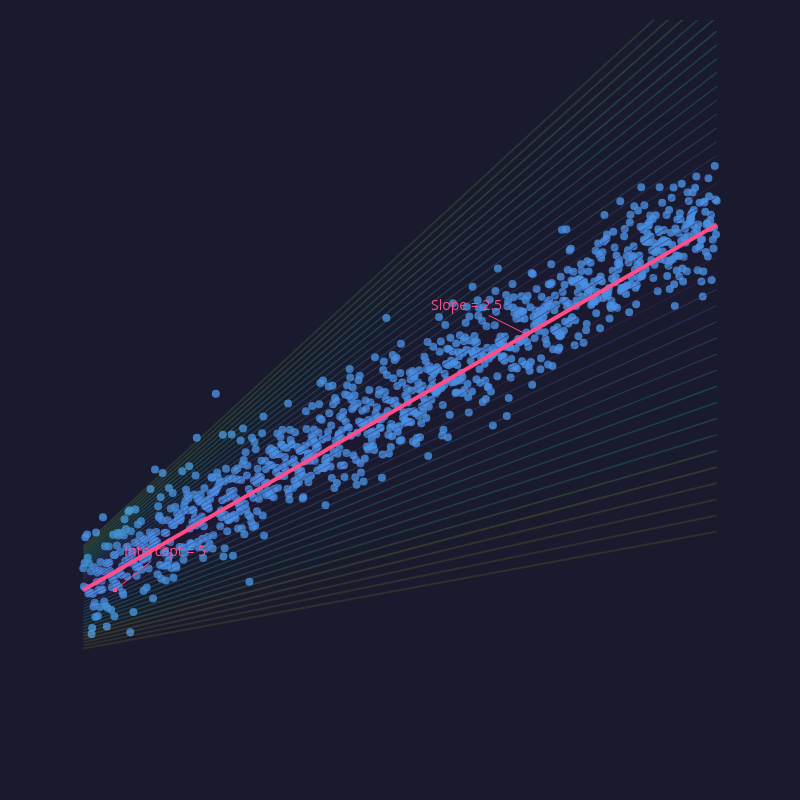

Write notebook code for a chart like this one.
### Code cell
import plotly.graph_objects as go
import numpy as np
from plotly.colors import sequential

# --- 1. Generate Synthetic Data ---
# True parameters for the underlying linear relationship
true_m = 2.5
true_b = 5

# Generate x values
np.random.seed(42)  # for reproducibility
X = np.linspace(0, 10, 1000)

# Generate y values with some random noise
noise = np.random.normal(0, 2, X.shape)
y_true = true_m * X + true_b + 0.5
y = y_true + noise

# --- 2. Simulate Linear Regression Optimization ---

# Define the number of steps for lines from each direction
num_steps_per_side = 20

# --- Parameters starting ABOVE the true line ---
initial_m_above = 4.0
initial_b_above = 8.0

slopes_above = np.linspace(initial_m_above, true_m, num_steps_per_side)
intercepts_above = np.linspace(initial_b_above, true_b, num_steps_per_side)

# --- Parameters starting BELOW the true line ---
initial_m_below = 0.8
initial_b_below = 1.0

slopes_below = np.linspace(initial_m_below, true_m, num_steps_per_side)
intercepts_below = np.linspace(initial_b_below, true_b, num_steps_per_side)

# Combine all generated slopes and intercepts
all_slopes = np.concatenate((slopes_above, slopes_below))
all_intercepts = np.concatenate((intercepts_above, intercepts_below))

# --- Calculate distance and sort lines ---
line_data = []
for m, b in zip(all_slopes, all_intercepts):
    distance = np.abs(m - true_m) + np.abs(b - true_b)
    line_data.append({'m': m, 'b': b, 'distance': distance})

# Sort lines by their distance to the true line (closest last)
line_data.sort(key=lambda x: x['distance'])

total_lines = len(line_data)

# --- 3. Plotting with Plotly ---

fig = go.Figure()

# Plot the original scattered data points
fig.add_trace(go.Scatter(
    x=X, y=y,
    mode='markers',
    marker=dict(color='#4A90E2', size=8, opacity=0.8),
    name='Data Points'
))

# We'll use the Viridis colorscale which is built into Plotly
cmap = sequential.Viridis

def get_color_from_cmap(i, total, cmap_scale):
    """Maps an index 'i' to a color in a Plotly colorscale."""
    scale_point = i / (total - 1)
    color_index = int(scale_point * (len(cmap_scale) - 1))
    return cmap_scale[color_index]

# Plot the iterative regression lines
for i, line_info in enumerate(line_data):
    current_m = line_info['m']
    current_b = line_info['b']
    y_pred = current_m * X + current_b

    # Calculate alpha (opacity) and line width, similar to the matplotlib version
    alpha_max_for_far = 0.6
    alpha_min_for_close = 0.1
    alpha = alpha_max_for_far - (i / (total_lines - 1)) * (alpha_max_for_far - alpha_min_for_close)

    lw = 0.7 + (i / total_lines) * 1.3

    line_color = get_color_from_cmap(i, total_lines, cmap)

    fig.add_trace(go.Scatter(
        x=X, y=y_pred,
        mode='lines',
        line=dict(color=line_color, width=lw),
        opacity=alpha,
        name=f'Iteration {i}',
        hoverinfo='none'  # Hide hover tooltips for the iterative lines
    ))

# Plot the final, "optimized" (true) regression line prominently
fig.add_trace(go.Scatter(
    x=X, y=true_m * X + true_b,
    mode='lines',
    line=dict(color='#FF4D8B', width=4),
    name='Best fit regression line'
))

# --- 4. Customize the Plot Layout ---
fig.update_layout(
    showlegend=False,
    plot_bgcolor='#1A1A2E',
    paper_bgcolor='#1A1A2E',
    xaxis=dict(
        showgrid=False,
        zeroline=False,
        visible=False,
        range=[X.min() - 1, X.max() + 1]
    ),
    yaxis=dict(
        showgrid=False,
        zeroline=False,
        visible=False,
        range=[y.min() - 10, y.max() + 10]
    ),
    width=800,
    height=800,
    margin=dict(l=20, r=20, t=20, b=20),
    # --- 5. Add Annotations ---
    annotations=[
        # Intercept Annotation
        dict(
            x=0.5,  # X-coordinate for the arrow tip
            y=true_b,  # Y-coordinate for the arrow tip
            xref="x",
            yref="y",
            text=f"Intercept = {true_b}",
            showarrow=True,
            arrowhead=7,
            ax=50,  # X-offset for the text
            ay=-40,  # Y-offset for the text
            font=dict(color="#FF4D8B", size=14),
            arrowcolor="#FF4D8B"
        ),
        # Slope Annotation
        dict(
            x=7,
            y=true_m * 7 + true_b,
            xref="x",
            yref="y",
            text=f"Slope = {true_m}",
            showarrow=True,
            arrowhead=7,
            ax=-60,
            ay=-30,
            font=dict(color="#FF4D8B", size=14),
            arrowcolor="#FF4D8B"
        )
    ]
)

fig.show()

### Figure 1 — Plotly figure (JSON) as saved in the notebook; plotly's stock layout.template omitted (floating-point values rounded to 4 significant figures; data arrays with more than 128 entries replaced by an {"elided": "..."} marker saying what was removed)
{"data": [{"marker": {"color": "#4A90E2", "opacity": 0.8, "size": 8}, "mode": "markers", "name": "Data Points", "type": "scatter", "x": {"elided": "1000 float values"}, "y": {"elided": "1000 float values"}}, {"hoverinfo": "none", "line": {"color": "#440154", "width": 0.7}, "mode": "lines", "name": "Iteration 0", "opacity": 0.6, "type": "scatter", "x": {"elided": "1000 float values"}, "y": {"elided": "1000 float values"}}, {"hoverinfo": "none", "line": {"color": "#440154", "width": 0.7325}, "mode": "lines", "name": "Iteration 1", "opacity": 0.5872, "type": "scatter", "x": {"elided": "1000 float values"}, "y": {"elided": "1000 float values"}}, {"hoverinfo": "none", "line": {"color": "#440154", "width": 0.765}, "mode": "lines", "name": "Iteration 2", "opacity": 0.5744, "type": "scatter", "x": {"elided": "1000 float values"}, "y": {"elided": "1000 float values"}}, {"hoverinfo": "none", "line": {"color": "#440154", "width": 0.7975}, "mode": "lines", "name": "Iteration 3", "opacity": 0.5615, "type": "scatter", "x": {"elided": "1000 float values"}, "y": {"elided": "1000 float values"}}, {"hoverinfo": "none", "line": {"color": "#440154", "width": 0.83}, "mode": "lines", "name": "Iteration 4", "opacity": 0.5487, "type": "scatter", "x": {"elided": "1000 float values"}, "y": {"elided": "1000 float values"}}, {"hoverinfo": "none", "line": {"color": "#482878", "width": 0.8625}, "mode": "lines", "name": "Iteration 5", "opacity": 0.5359, "type": "scatter", "x": {"elided": "1000 float values"}, "y": {"elided": "1000 float values"}}, {"hoverinfo": "none", "line": {"color": "#482878", "width": 0.895}, "mode": "lines", "name": "Iteration 6", "opacity": 0.5231, "type": "scatter", "x": {"elided": "1000 float values"}, "y": {"elided": "1000 float values"}}, {"hoverinfo": "none", "line": {"color": "#482878", "width": 0.9275}, "mode": "lines", "name": "Iteration 7", "opacity": 0.5103, "type": "scatter", "x": {"elided": "1000 float values"}, "y": {"elided": "1000 float values"}}, {"hoverinfo": "none", "line": {"color": "#482878", "width": 0.96}, "mode": "lines", "name": "Iteration 8", "opacity": 0.4974, "type": "scatter", "x": {"elided": "1000 float values"}, "y": {"elided": "1000 float values"}}, {"hoverinfo": "none", "line": {"color": "#3e4989", "width": 0.9925}, "mode": "lines", "name": "Iteration 9", "opacity": 0.4846, "type": "scatter", "x": {"elided": "1000 float values"}, "y": {"elided": "1000 float values"}}, {"hoverinfo": "none", "line": {"color": "#3e4989", "width": 1.025}, "mode": "lines", "name": "Iteration 10", "opacity": 0.4718, "type": "scatter", "x": {"elided": "1000 float values"}, "y": {"elided": "1000 float values"}}, {"hoverinfo": "none", "line": {"color": "#3e4989", "width": 1.058}, "mode": "lines", "name": "Iteration 11", "opacity": 0.459, "type": "scatter", "x": {"elided": "1000 float values"}, "y": {"elided": "1000 float values"}}, {"hoverinfo": "none", "line": {"color": "#3e4989", "width": 1.09}, "mode": "lines", "name": "Iteration 12", "opacity": 0.4462, "type": "scatter", "x": {"elided": "1000 float values"}, "y": {"elided": "1000 float values"}}, {"hoverinfo": "none", "line": {"color": "#31688e", "width": 1.123}, "mode": "lines", "name": "Iteration 13", "opacity": 0.4333, "type": "scatter", "x": {"elided": "1000 float values"}, "y": {"elided": "1000 float values"}}, {"hoverinfo": "none", "line": {"color": "#31688e", "width": 1.155}, "mode": "lines", "name": "Iteration 14", "opacity": 0.4205, "type": "scatter", "x": {"elided": "1000 float values"}, "y": {"elided": "1000 float values"}}, {"hoverinfo": "none", "line": {"color": "#31688e", "width": 1.188}, "mode": "lines", "name": "Iteration 15", "opacity": 0.4077, "type": "scatter", "x": {"elided": "1000 float values"}, "y": {"elided": "1000 float values"}}, {"hoverinfo": "none", "line": {"color": "#31688e", "width": 1.22}, "mode": "lines", "name": "Iteration 16", "opacity": 0.3949, "type": "scatter", "x": {"elided": "1000 float values"}, "y": {"elided": "1000 float values"}}, {"hoverinfo": "none", "line": {"color": "#31688e", "width": 1.252}, "mode": "lines", "name": "Iteration 17", "opacity": 0.3821, "type": "scatter", "x": {"elided": "1000 float values"}, "y": {"elided": "1000 float values"}}, {"hoverinfo": "none", "line": {"color": "#26828e", "width": 1.285}, "mode": "lines", "name": "Iteration 18", "opacity": 0.3692, "type": "scatter", "x": {"elided": "1000 float values"}, "y": {"elided": "1000 float values"}}, {"hoverinfo": "none", "line": {"color": "#26828e", "width": 1.317}, "mode": "lines", "name": "Iteration 19", "opacity": 0.3564, "type": "scatter", "x": {"elided": "1000 float values"}, "y": {"elided": "1000 float values"}}, {"hoverinfo": "none", "line": {"color": "#26828e", "width": 1.35}, "mode": "lines", "name": "Iteration 20", "opacity": 0.3436, "type": "scatter", "x": {"elided": "1000 float values"}, "y": {"elided": "1000 float values"}}, {"hoverinfo": "none", "line": {"color": "#26828e", "width": 1.383}, "mode": "lines", "name": "Iteration 21", "opacity": 0.3308, "type": "scatter", "x": {"elided": "1000 float values"}, "y": {"elided": "1000 float values"}}, {"hoverinfo": "none", "line": {"color": "#1f9e89", "width": 1.415}, "mode": "lines", "name": "Iteration 22", "opacity": 0.3179, "type": "scatter", "x": {"elided": "1000 float values"}, "y": {"elided": "1000 float values"}}, {"hoverinfo": "none", "line": {"color": "#1f9e89", "width": 1.447}, "mode": "lines", "name": "Iteration 23", "opacity": 0.3051, "type": "scatter", "x": {"elided": "1000 float values"}, "y": {"elided": "1000 float values"}}, {"hoverinfo": "none", "line": {"color": "#1f9e89", "width": 1.48}, "mode": "lines", "name": "Iteration 24", "opacity": 0.2923, "type": "scatter", "x": {"elided": "1000 float values"}, "y": {"elided": "1000 float values"}}, {"hoverinfo": "none", "line": {"color": "#1f9e89", "width": 1.512}, "mode": "lines", "name": "Iteration 25", "opacity": 0.2795, "type": "scatter", "x": {"elided": "1000 float values"}, "y": {"elided": "1000 float values"}}, {"hoverinfo": "none", "line": {"color": "#35b779", "width": 1.545}, "mode": "lines", "name": "Iteration 26", "opacity": 0.2667, "type": "scatter", "x": {"elided": "1000 float values"}, "y": {"elided": "1000 float values"}}, {"hoverinfo": "none", "line": {"color": "#35b779", "width": 1.578}, "mode": "lines", "name": "Iteration 27", "opacity": 0.2538, "type": "scatter", "x": {"elided": "1000 float values"}, "y": {"elided": "1000 float values"}}, {"hoverinfo": "none", "line": {"color": "#35b779", "width": 1.61}, "mode": "lines", "name": "Iteration 28", "opacity": 0.241, "type": "scatter", "x": {"elided": "1000 float values"}, "y": {"elided": "1000 float values"}}, {"hoverinfo": "none", "line": {"color": "#35b779", "width": 1.643}, "mode": "lines", "name": "Iteration 29", "opacity": 0.2282, "type": "scatter", "x": {"elided": "1000 float values"}, "y": {"elided": "1000 float values"}}, {"hoverinfo": "none", "line": {"color": "#35b779", "width": 1.675}, "mode": "lines", "name": "Iteration 30", "opacity": 0.2154, "type": "scatter", "x": {"elided": "1000 float values"}, "y": {"elided": "1000 float values"}}, {"hoverinfo": "none", "line": {"color": "#6ece58", "width": 1.708}, "mode": "lines", "name": "Iteration 31", "opacity": 0.2026, "type": "scatter", "x": {"elided": "1000 float values"}, "y": {"elided": "1000 float values"}}, {"hoverinfo": "none", "line": {"color": "#6ece58", "width": 1.74}, "mode": "lines", "name": "Iteration 32", "opacity": 0.1897, "type": "scatter", "x": {"elided": "1000 float values"}, "y": {"elided": "1000 float values"}}, {"hoverinfo": "none", "line": {"color": "#6ece58", "width": 1.772}, "mode": "lines", "name": "Iteration 33", "opacity": 0.1769, "type": "scatter", "x": {"elided": "1000 float values"}, "y": {"elided": "1000 float values"}}, {"hoverinfo": "none", "line": {"color": "#6ece58", "width": 1.805}, "mode": "lines", "name": "Iteration 34", "opacity": 0.1641, "type": "scatter", "x": {"elided": "1000 float values"}, "y": {"elided": "1000 float values"}}, {"hoverinfo": "none", "line": {"color": "#b5de2b", "width": 1.837}, "mode": "lines", "name": "Iteration 35", "opacity": 0.1513, "type": "scatter", "x": {"elided": "1000 float values"}, "y": {"elided": "1000 float values"}}, {"hoverinfo": "none", "line": {"color": "#b5de2b", "width": 1.87}, "mode": "lines", "name": "Iteration 36", "opacity": 0.1385, "type": "scatter", "x": {"elided": "1000 float values"}, "y": {"elided": "1000 float values"}}, {"hoverinfo": "none", "line": {"color": "#b5de2b", "width": 1.903}, "mode": "lines", "name": "Iteration 37", "opacity": 0.1256, "type": "scatter", "x": {"elided": "1000 float values"}, "y": {"elided": "1000 float values"}}, {"hoverinfo": "none", "line": {"color": "#b5de2b", "width": 1.935}, "mode": "lines", "name": "Iteration 38", "opacity": 0.1128, "type": "scatter", "x": {"elided": "1000 float values"}, "y": {"elided": "1000 float values"}}, {"hoverinfo": "none", "line": {"color": "#fde725", "width": 1.968}, "mode": "lines", "name": "Iteration 39", "opacity": 0.1, "type": "scatter", "x": {"elided": "1000 float values"}, "y": {"elided": "1000 float values"}}, {"line": {"color": "#FF4D8B", "width": 4}, "mode": "lines", "name": "Best fit regression line", "type": "scatter", "x": {"elided": "1000 float values"}, "y": {"elided": "1000 float values"}}], "layout": {"annotations": [{"arrowcolor": "#FF4D8B", "arrowhead": 7, "ax": 50, "ay": -40, "font": {"color": "#FF4D8B", "size": 14}, "showarrow": true, "text": "Intercept = 5", "x": 0.5, "xref": "x", "y": 5, "yref": "y"}, {"arrowcolor": "#FF4D8B", "arrowhead": 7, "ax": -60, "ay": -30, "font": {"color": "#FF4D8B", "size": 14}, "showarrow": true, "text": "Slope = 2.5", "x": 7, "xref": "x", "y": 22.5, "yref": "y"}], "height": 800, "margin": {"b": 20, "l": 20, "r": 20, "t": 20}, "paper_bgcolor": "#1A1A2E", "plot_bgcolor": "#1A1A2E", "showlegend": false, "width": 800, "xaxis": {"range": [-1, 11], "showgrid": false, "visible": false, "zeroline": false}, "yaxis": {"range": [-8.001, 44.02], "showgrid": false, "visible": false, "zeroline": false}}}
